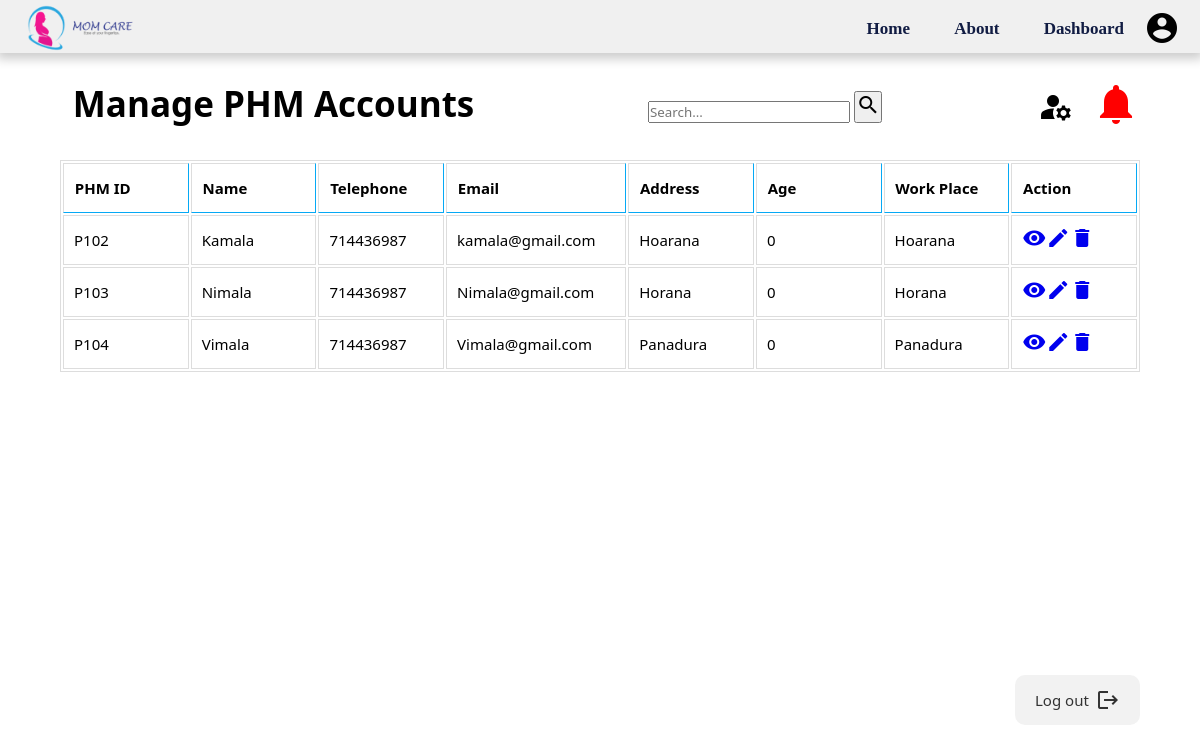
/View/Admin/admin-managephm.php (signed in), run on the app's committed database.
### tables this page shows
CREATE TABLE `phm_details` (
  `phm_id` varchar(255) NOT NULL,
  `phm_name` varchar(255) NOT NULL,
  `phm_DOB` date NOT NULL,
  `phm_age` int(20) NOT NULL,
  `phm_address` varchar(255) NOT NULL,
  `phm_tele` int(10) NOT NULL,
  `phm_email` varchar(255) NOT NULL,
  `phm_password` varchar(255) NOT NULL,
  `phm_workplace` varchar(255) NOT NULL
);

### Config/admin-managephmprocess.php (called while the page is built)
<?php
require_once 'dbConnection.php';
$sql = "SELECT phm_id, phm_name, phm_age, phm_address, phm_email, phm_tele, phm_workplace FROM phm_details;";
$result = $con->query($sql);
?>

### View/Admin/admin-managephm.php (the view, shortened to what this page needs)
<?php
    include "../../Assets/Includes/header_admin.php";
    include "..\..\Config\admin-managephmprocess.php";
?>
<!DOCTYPE html>
<html lang="en">
<head>
    <link rel="stylesheet" href="..\..\Assets\css\style-common.css" type="text/css">
</head>
<body>
    <div class="a-container">
        <div class="a-content">
            <div class="a-container-n">
                <h1>Manage PHM Accounts</h1>
                <form class="ma-searchbar" action="/action_page.php" style="margin:auto;max-width:300px">
                    <input type="text" placeholder="Search..." name="search">
                    <button type="submit"><i class="material-icons">search</i></button>
                </form>
                <div class="a-container-m">
                <div class="a-dropdown"><div class="a-manage-icon"><i class="material-icons" alt="manage accounts">manage_accounts</i>
            </div>
            </div>
                <a href = "admin-notification.php"><i class="material-icons" alt="notification icon">notifications</i></a>
                </div></div>
            <div class="ma-table">
            <table>
                <tr>
                    <th>PHM ID</th>
                    <th>Name</th>
                    <th>Telephone</th>
                    <th>Email</th>
                    <th>Address</th>
                    <th>Age</th>
                    <th>Work Place</th>
                    <th>Action</th>
                </tr>
                <?php
                if ($result->num_rows>0){
                    while($row = $result->fetch_assoc()){
                        $id = $row['phm_id'];
                        $name = $row['phm_name'];
                        $work = $row['phm_workplace'];
                        $age = $row['phm_age'];
                        $address = $row['phm_address'];
                        $email = $row['phm_email'];
                        $tel = $row['phm_tele'];
                $output = '<tr>';
                $output .= "<td>$id</td>";
                $output .= "<td>$name</td>";
                $output .= "<td>$tel</td>";
                $output .= "<td>$email</td>";
                $output .= "<td>$address</td>";
                $output .= "<td>$age</td>";
                $output .= "<td>$work</td>";
                $output .= '<td><div class="ma-actions">
                            <a href = "#"><div class="ma-img-action"><i class="material-icons" alt="view icon">visibility</i></div></a>
                            <a href = "admin-updatephm.php?id=';
                $output .=$id;
                $output .='"><div class="ma-img-action"><i class="material-icons" alt="edit icon">edit</i></div></a>
                            <a href = "..\..\Config\admin-deletephmprocess.php?status=delete&id=';
                $output .=$id;
                $output .='"><div class="ma-img-action"><i class="material-icons" alt="delete icon">delete</i></div></a>
                        </div>
                    </td>';
                echo "$output";
                    }
                }
                ?>
            </table>
            </div>
        </div>
        <div class="a-content-2">
            <a href = "..\..\Config\admin-logout.php"><button>
                <div class="a-btn-text"><h6>Log out</h6></div>
                <i class="material-icons" alt="logout">logout</i>
            </button></a>
        </div>
    </div>
</body>
</html>

### Assets/css/style-common.css (style rules this page uses)
.a-container { position: absolute; right: 0; width: 100%; height: 100%; background-color: white; }
a { text-decoration: none; }
.a-content { position: relative; margin-top: 5%; min-height: 75%; }
.a-container-n { padding-top: 20px; display: flex; justify-content: space-between; }
.a-container-m { margin-right: 5%; display: flex; }
.a-container-m .material-icons { font-size: 48px; color: red; }
.a-manage-icon .material-icons { font-size: 36px; color: black; padding-top: 25%; margin-left: -50%; }
.a-content-2 { width:95%; display: flex; justify-content: space-between; padding-top: 15px; }
.a-content-2 button { padding: 10px 20px; border-style: none; border-radius: 10px; display: flex; justify-content: space-between; align-items: center; width: 125px; height: 50px; opacity: 0.8; margin-right: 5%; cursor: pointer; }
.a-container-n h1 { text-indent: 0.8rem; font-weight: 600; font-size: 35px; margin-left: 5%; }
.a-btn-text h6 { font-size: 15px; text-decoration: none; font-weight: 500; }
.a-dropdown { position: relative; display: inline-block; }
.ma-table { height: 80%; width: 90%; background-color: white; margin-left: 5%; margin-right: 5%; margin-top: 27px; border-radius: 10px; position: absolute; }
.ma-table table { font-size: 15px; width: 100%; }
.ma-table table, .ma-table td, .ma-table th { border: 1px solid #ddd; text-align: left; }
.ma-table th, .ma-table td { padding: 10px; height: 50px; }
.ma-table th, .ma-tabl td { padding: 1% 0% 1% 1%; text-align: left; border-bottom: 1px solid #05a9f5; border-right: 1px solid #05a9f5; width: 10%; white-space: nowrap; overflow: hidden; text-overflow: ellipsis; max-width: 200px; }
.ma-actions { display: flex; }

### Assets/Includes/header_admin.php (style rules this page uses)
body { margin: 0%; font-family: system-ui, -apple-system, BlinkMacSystemFont, 'Segoe UI', Roboto, Oxygen, Ubuntu, Cantarell, 'Open Sans', 'Helvetica Neue', sans-serif; }

### View/Admin/admin-managephm.php (style rules this page uses)
* { margin: 0; padding: 0; box-sizing: border-box; font-family: system-ui, -apple-system, BlinkMacSystemFont, 'Segoe UI', Roboto, Oxygen, Ubuntu, Cantarell, 'Open Sans', 'Helvetica Neue', sans-serif; }

### data on the page
phm_details: phm_id "P102", phm_name "Kamala", phm_tele "714436987", phm_email "kamala@gmail.com", phm_address "Hoarana", phm_age "0", phm_workplace "Hoarana"
phm_details: phm_id "P103", phm_name "Nimala", phm_tele "714436987", phm_email "Nimala@gmail.com", phm_address "Horana", phm_age "0", phm_workplace "Horana"
phm_details: phm_id "P104", phm_name "Vimala", phm_tele "714436987", phm_email "Vimala@gmail.com", phm_address "Panadura", phm_age "0", phm_workplace "Panadura"
